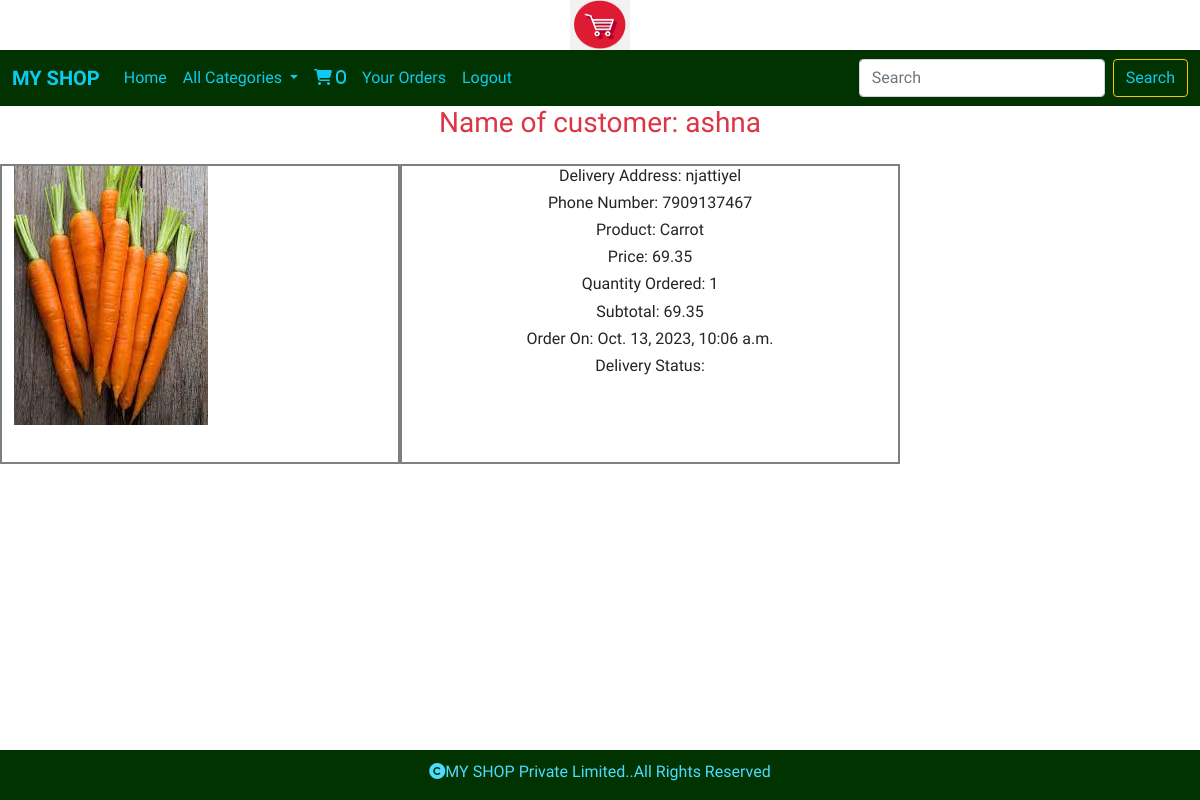
/cart/your_orders (signed in), run on the app's committed database.
### cart/models.py (models this page shows, shortened)
class Order(models.Model):
    product=models.ForeignKey(Product,on_delete=models.CASCADE)
    user=models.ForeignKey(User,on_delete=models.CASCADE)
    noofitems=models.IntegerField()
    address=models.TextField(max_length=200)
    phone=models.CharField(max_length=200)
    order_status=models.CharField(max_length=20,default="pending")
    delivery_status=models.CharField(max_length=30,default="pending")
    date_added=models.DateTimeField(auto_now=True)
    def subtotal(self):
        return self.noofitems*self.product.price

### shop/models.py (models this page shows, shortened)
class Product(models.Model):
    pname=models.CharField(max_length=200)
    description=models.TextField()
    image=models.ImageField(upload_to='shop/product',null=True,blank=True)
    price=models.DecimalField(max_digits=10,decimal_places=2)
    category=models.ForeignKey(Category,on_delete=models.CASCADE)
    stock=models.IntegerField()
    available=models.BooleanField(default=True)
    created=models.DateTimeField(auto_now_add=True)
    updated=models.DateTimeField(auto_now_add=True)

### cart/views.py (the view)
# urls.py: path('your_orders',views.your_orders,name="your_orders"),
@login_required
def your_orders(request):
    user=request.user
    order=Order.objects.filter(user=user)
    for i in order:
        username=i.user.username
    return render(request,'yourorders.html',{'order':order,'username':username})

### cart/context_processors.py (called while the page is built)
def counter(request):
    item_count=0
    if request.user.is_authenticated:
        user=request.user
        try:
            cart=Cart.objects.filter(user=user)
            for i in cart:
                item_count=item_count+i.quantity
        except:
            item_count=0
    return {'count':item_count}

### shop/context_processors.py (called while the page is built)
def menu_links(request):
    links=Category.objects.all()
    return {'links':links}

### templates/yourorders.html
<!DOCTYPE html>
{% extends 'base.html' %}
{% load static %}
{% block content %}
<h3 class="text-center text-danger">Name of customer: {{username}}</h3>
<div class="container-fluid mt-4">
    <div class="row" style="margin-bottom:100px;">
        {% for i in order %}
        <div class="col-sm-4" style="border:2px solid gray;height:300px;">
            <img src="{{i.product.image.url}}">
        </div>
        <div class="col-sm-5" style="border:2px solid gray;height:300px;">
            <h6 class="text-center">Delivery Address: {{i.address}}</h6>
            <h6 class="text-center">Phone Number: {{i.phone}}</h6>
            <h6 class="text-center">Product: {{i.product.pname}}</h6>
            <h6 class="text-center">Price: {{i.product.price}}</h6>
            <h6 class="text-center">Quantity Ordered: {{i.noofitems}}</h6>
            <h6 class="text-center">Subtotal: {{i.subtotal}}</h6>
            <h6 class="text-center">Order On: {{i.date_added}}</h6>
            <h6 class="text-center">Delivery Status: {{delivery_status}}</h6>
        </div>
        {% endfor %}
    </div>
</div>
{% endblock %}

### static/css/style.css (style rules this page uses)
body { font-family: 'Oxygen', sans-serif; }

### data on the page
Order: product.image (picture), address "njattiyel", phone "7909137467", product.pname "Carrot", product.price "69.35", noofitems "1", subtotal "69.35", date_added "Oct. 13, 2023, 10:06 a.m."

### other printed values
{{ count }} "0"
{{ username }} "ashna"
